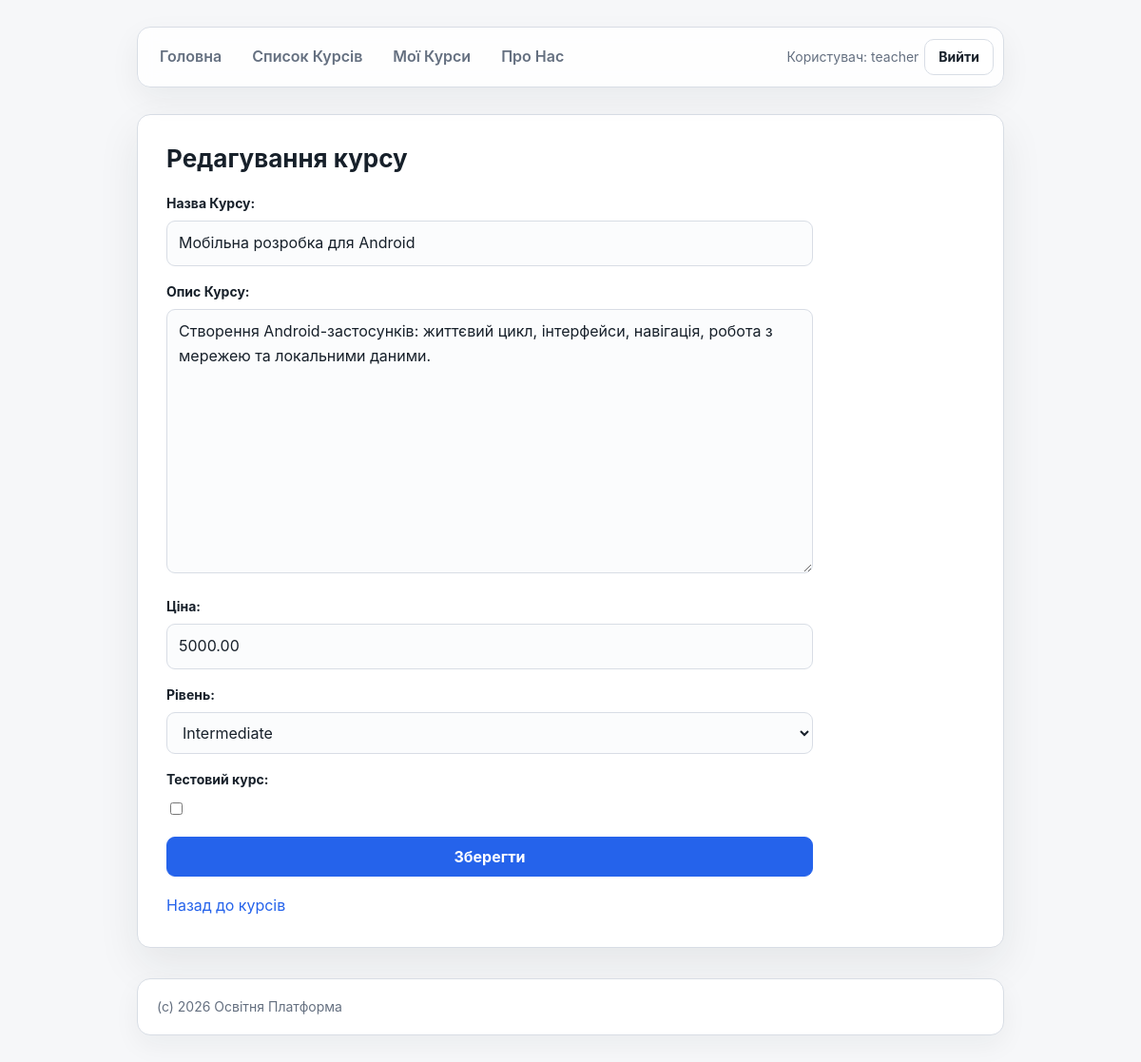
/teacher/courses/22/edit/ (signed in), run on the app's committed database.
### courses/models/course.py (models this page shows, shortened)
class Course(models.Model):
    LEVELS = [
        ('beginner', 'Beginner'),
        ('intermediate', 'Intermediate'),
        ('advanced', 'Advanced'),
    ]
    name = models.CharField(max_length=200)
    description = models.TextField()
    teacher = models.ForeignKey(settings.AUTH_USER_MODEL, on_delete=models.SET_NULL, null=True, blank=True)
    level = models.CharField(max_length=32, choices=LEVELS, default='beginner')
    price = models.DecimalField(decimal_places=2, max_digits=6, default=5000.0)
    is_test = models.BooleanField(default=False)
    created_at = models.DateTimeField(auto_now_add=True)
    updated_at = models.DateTimeField(auto_now=True)

### courses/views.py (the view)
# urls.py: path('teacher/courses/<int:course_id>/edit/', course_update, name='course_update'),
@login_required
@user_passes_test(is_teacher)
def course_update(request, course_id):
    course = get_object_or_404(Course, id=course_id, teacher=request.user)
    if request.method == 'POST':
        form = CourseForm(request.POST, instance=course)
        if form.is_valid():
            form.save()
            messages.success(request, 'Курс було успішно оновлено!')
            return redirect('teacher_dashboard')
    else:
        form = CourseForm(instance=course)
    return render(request, 'courses/course_form.html', {'form': form, 'course': course})

### courses/forms/course.py
class CourseForm(forms.ModelForm):
    class Meta:
        model = Course
        fields = ['name', 'description', 'price', 'level', 'is_test']
        labels = {
            'name': 'Назва Курсу',
            'description': 'Опис Курсу',
            'price': 'Ціна',
            'level': 'Рівень',
            'is_test': 'Тестовий курс',
        }
        widgets = {
            'description': forms.Textarea(attrs={'class': 'course-description'})
        }

### courses/permissions.py (called while the page is built)
def is_teacher(user):
    return (
        user.is_authenticated
        and hasattr(user, 'profile')
        and user.profile.role == Profile.ROLE_TEACHER
    )

### courses/templates/courses/course_form.html (shortened to what this page needs)
{% extends "courses/base.html" %}
{% block main %}
<main class="teacher-page course-editor">
    {% if course %}
        <h1>Редагування курсу</h1>
    {% else %}
        <h1>Створення курсу</h1>
    {% endif %}
    <form class="teacher-form" method="post">
        {{ form.as_p }}
        <button type="submit">Зберегти</button>
    </form>
    <p class="page-action">
        <a href="{% url 'teacher_dashboard' %}">Назад до курсів</a>
    </p>
</main>
{% endblock %}

### courses/templates/courses/includes/navbar.html (shortened to what this page needs)
<nav>
    <div class="nav-links">
        <a href="{% url 'home' %}">Головна</a>
        <a href="{% url 'courses_list' %}">Список Курсів</a>
        {% if request.user.is_authenticated and request.user.profile.role == 'teacher' %}
            <a href="{% url 'teacher_dashboard' %}">Мої Курси</a>
        {% endif %}
        <a href="{% url 'about' %}">Про Нас</a>
    </div>
    <div class="nav-auth">
        {% if request.user.is_authenticated %}
            <span>Користувач: {{ request.user.username }}</span>
            <form method="post" action="{% url 'logout' %}">
                <button type="submit">Вийти</button>
            </form>
        {% else %}
            <a class="auth-link" href="{% url 'login' %}">Увійти</a>
        {% endif %}
    </div>
</nav>

### courses/static/courses/css/style.css (style rules this page uses)
:root { --bg: #f6f7f9; --surface: #ffffff; --surface-muted: #eef1f5; --text: #17202a; --muted: #657080; --border: #d8dde5; --accent: #2563eb; --accent-dark: #1d4ed8; --shadow: 0 18px 45px rgba(23, 32, 42, 0.08); }
* { box-sizing: border-box; }
html { min-height: 100%; background: var(--bg); }
body { display: flex; min-height: 100vh; flex-direction: column; max-width: 960px; margin: 0 auto; padding: 28px 24px; background: var(--bg); color: var(--text); font-family: Inter, -apple-system, BlinkMacSystemFont, "Segoe UI", Arial, sans-serif; font-size: 16px; line-height: 1.6; }
a { color: var(--accent); text-decoration: none; transition: color 150ms ease, background-color 150ms ease, border-color 150ms ease; }
nav { display: flex; align-items: center; justify-content: space-between; gap: 14px; margin-bottom: 28px; padding: 10px; border: 1px solid var(--border); border-radius: 14px; background: rgba(255, 255, 255, 0.86); box-shadow: 0 12px 32px rgba(23, 32, 42, 0.06); backdrop-filter: blur(10px); }
.nav-links, .nav-auth { display: flex; align-items: center; gap: 6px; }
.nav-links { flex-wrap: wrap; }
.nav-auth { flex-shrink: 0; color: var(--muted); font-size: 14px; }
.nav-auth form { margin: 0; }
nav a { display: inline-flex; align-items: center; justify-content: center; min-height: 38px; padding: 8px 13px; border-radius: 10px; color: var(--muted); font-weight: 600; }
.nav-auth .auth-link, .nav-auth button { display: inline-flex; align-items: center; justify-content: center; min-height: 38px; padding: 8px 14px; border: 1px solid var(--border); border-radius: 10px; background: var(--surface); color: var(--text); font: inherit; font-weight: 700; line-height: 1; cursor: pointer; transition: background-color 150ms ease, border-color 150ms ease, color 150ms ease; }
main { margin-bottom: 32px; padding: 30px; border: 1px solid var(--border); border-radius: 14px; background: var(--surface); box-shadow: var(--shadow); }
.teacher-page h1 { margin: 0 0 20px; font-size: 26px; line-height: 1.25; }
.teacher-page .page-action { margin: 18px 0 0; }
.teacher-page .button-link, .teacher-page button { display: inline-flex; align-items: center; justify-content: center; min-height: 42px; padding: 9px 16px; border: 1px solid var(--accent); border-radius: 9px; background: var(--accent); color: #fff; font: inherit; font-weight: 700; line-height: 1; cursor: pointer; }
.teacher-form { display: grid; max-width: 680px; gap: 16px; }
.teacher-form p { margin: 0; }
.teacher-form label { display: block; margin-bottom: 7px; color: var(--text); font-size: 14px; }
.teacher-form input, .teacher-form textarea, .teacher-form select { width: 100%; min-height: 44px; padding: 10px 12px; border: 1px solid var(--border); border-radius: 9px; background: #fbfcfd; color: var(--text); font: inherit; }
.teacher-form input[type="checkbox"] { width: auto; min-height: 0; margin-right: 8px; }
.teacher-form textarea { min-height: 140px; resize: vertical; }
label { color: var(--muted); font-weight: 700; }

### data on the page
Course: name "Мобільна розробка для Android", description "Створення Android-застосунків: життєвий цикл, інтерфейси, навігація, робота з мережею та локальними даними.", price "5000.00", level "Intermediate"

### other printed values
{{ request.user.username }} "teacher"
